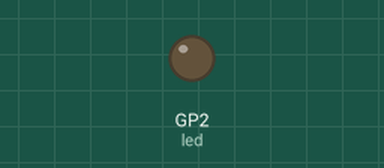
Simulated run of this program. Board: Raspberry Pi Pico running MicroPython. Shown: output pins drawn as LEDs (lit = HIGH).

Above: at 0.8 s.
At 2.6 s:
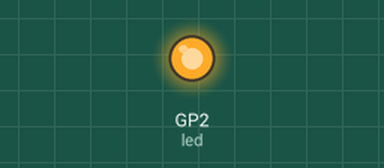
Timing chart, 0 to 5.2 s (numbered marks = the images above):
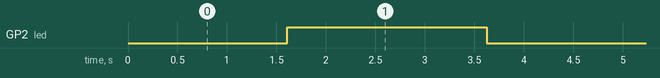

Measured:
- by itself, GP2 (led): alternates HIGH for 2.0 s and LOW for 2.0 s

The program:

blink_extended_fade.py
```python
from machine import Pin
from time import sleep_us

led = Pin( 2, Pin.OUT )
duty = 0
step = 100
while True :
#    print( "on: {}, off {}".format( duty, 10000 - duty ) )
    for _ in range( 2 ) :
        led.on()
        sleep_us( duty )
        led.off()
        sleep_us( 10000 - duty)

    duty += step
    if duty == 10000 or duty == 0:
        step = step * -1

    
```
